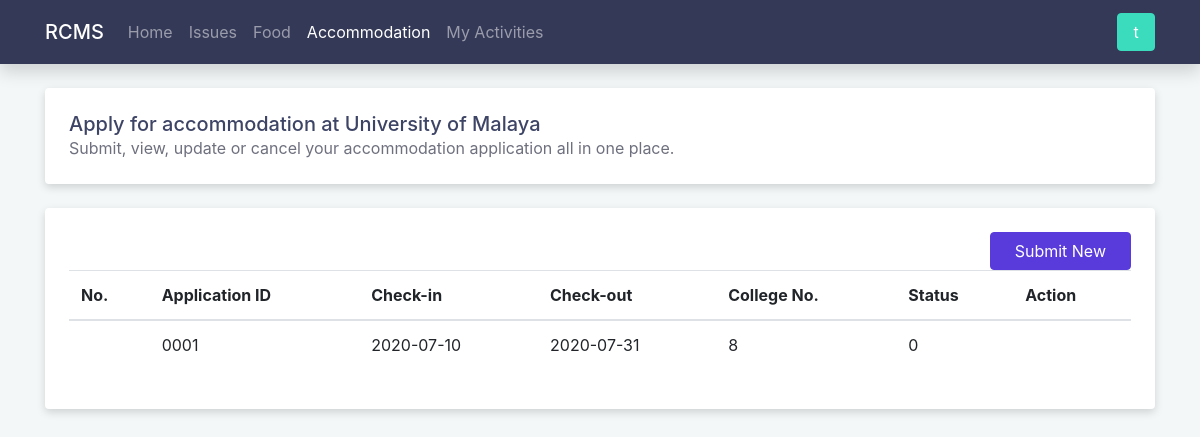
The app's page /accommodation (signed in), older data.
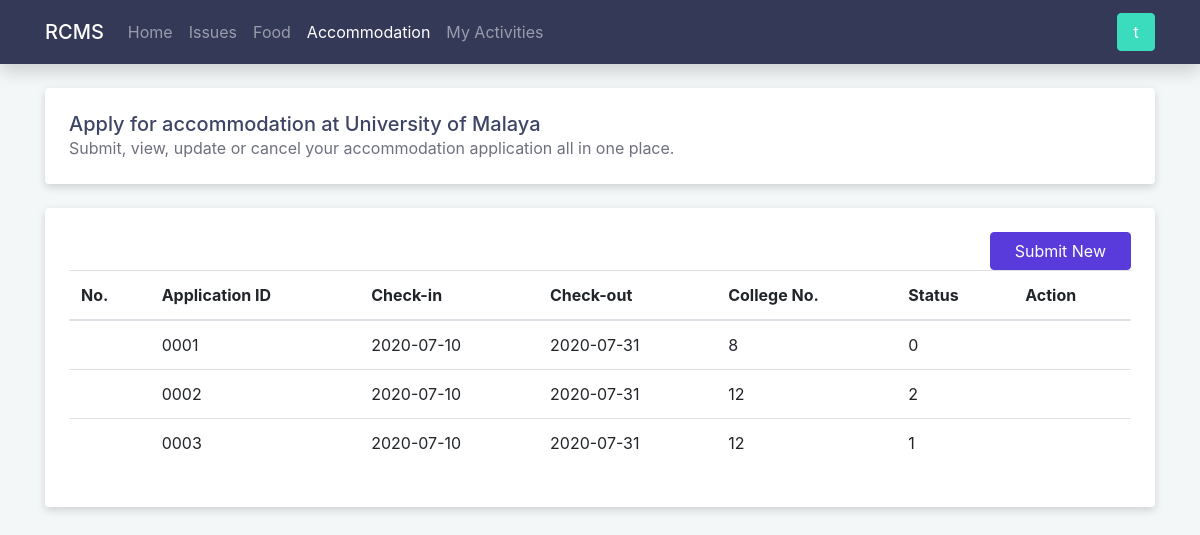
The same page, newer data.
### tables this page shows
CREATE TABLE accommodation
(
    id              INTEGER UNSIGNED AUTO_INCREMENT PRIMARY KEY,
    user_id         INTEGER UNSIGNED NOT NULL,
    check_in_date   DATE             NOT NULL,
    check_out_date  DATE             NOT NULL,
    college_id      TINYINT UNSIGNED NOT NULL,
    purpose         VARCHAR(10000)   NOT NULL,
    supporting_docs VARCHAR(2083),
    status          TINYINT UNSIGNED NOT NULL DEFAULT 0,
    created_at      TIMESTAMP        NOT NULL DEFAULT CURRENT_TIMESTAMP,
    updated_at      TIMESTAMP        NOT NULL DEFAULT CURRENT_TIMESTAMP ON UPDATE CURRENT_TIMESTAMP,
    CHECK ( check_in_date < check_out_date),
    CHECK ( college_id BETWEEN 1 AND 12)
);

### src/models/Database.php (called while the page is built)
<?php
class Database
{
    private ?PDO $connection;
    private string $dbname;
    private string $username;
    private string $password;
    private string $host;
    private string $port;
    private string $charset;
    public function __construct(string $dbname, string $username, string $password, string $host = 'localhost', string $port = '3306', string $charset = 'utf8mb4')
    {
        $this->dbname = $dbname;
        $this->username = $username;
        $this->password = $password;
        $this->host = $host;
        $this->port = $port;
        $this->charset = $charset;
    }
    public function getConnection(): PDO
    {
        if (!isset($this->connection)) {
            $dsn = "mysql:dbname=$this->dbname;host=$this->host;port=$this->port;charset=$this->charset";
            $options = [
                PDO::ATTR_DEFAULT_FETCH_MODE => PDO::FETCH_ASSOC,
                PDO::ATTR_ERRMODE => PDO::ERRMODE_EXCEPTION,
                PDO::ATTR_EMULATE_PREPARES => false,
                PDO::MYSQL_ATTR_FOUND_ROWS => true,
            ];
            try {
                $this->connection = new PDO($dsn, $this->username, $this->password, $options);
            } catch (PDOException $e) {
                throw $e;
            }
        }
        return $this->connection;
    }
    public function closeConnection(): void
    {
        $this->connection = null;
    }
}

### src/models/AccommodationModel.php (called while the page is built, shortened)
<?php
class AccommodationModel
{
    private PDO $connection;
    public function __construct(PDO $connection)
    {
        $this->connection = $connection;
    }
    public function getAllByUserId(int $userId): array
    {
        try {
            $stmt = $this->connection->prepare('SELECT * FROM accommodation WHERE user_id = ?');
            $stmt->execute([$userId]);
            $data = $stmt->fetchAll();
            return $data;
        } catch (PDOException $exception) {
            error_log('AccommodationModel: getAllByUserId: ' . $exception->getMessage() . 'userId: ' . $userId);
            throw $exception;
        }
    }
}

### src/modules/accommodation/accommodation.php (the view, shortened to what this page needs)
<?php
include '../src/templates/header.php';
include '../src/templates/navbar.php';
include '../src/models/AccommodationModel.php';
if (isset($_SESSION['user_id'])) {
    $db = new Database(DATABASE_NAME, DATABASE_USERNAME, DATABASE_PASSWORD);
    $server_err = false;
    try {
        $model = new AccommodationModel($db->getConnection());
        $records = $model->getAllByUserId($_SESSION['user_id']);
    } catch (PDOException $exception) {
        $server_err = true;
    }
}
?>
<main class="container">
    <?php if (isset($_SESSION['user_id'])) : ?>
        <?php if (!$server_err) : ?>
            <div class="card p-4 mb-4">
                <h5 class="text-primary m-0">Apply for accommodation at University of Malaya</h5>
                <p class="text-secondary m-0">Submit, view, update or cancel your accommodation application all in one
                    place.</p>
            </div>
            <div class="card p-4">
                <div>
                    <a href="accommodation/new" type="button" class="btn btn-primary float-none d-block
                   float-md-right px-4 mb-4 mb-md-0">Submit New</a>
                    <table class="table table-responsive-md table-hover w-100 py-3" id="table">
                        <thead>
                        <tr>
                            <th>No.</th>
                            <th>Application ID</th>
                            <th>Check-in</th>
                            <th>Check-out</th>
                            <th>College No.</th>
                            <th>Status</th>
                            <th>Action</th>
                        </tr>
                        </thead>
                        <tbody>
                        <?php foreach ($records as $record): ?>
                            <tr class="clickable">
                                <td></td>
                                <td><?= sprintf( '%04d', $record['id'] ) ?></td>
                                <td><?= $record['check_in_date'] ?></td>
                                <td><?= $record['check_out_date'] ?></td>
                                <td><?= $record['college_id'] ?></td>
                                <td><?= $record['status'] ?></td>
                                <td></td>
                            </tr>
                        <?php endforeach; ?>
                        </tbody>
                    </table>
                </div>
            </div>
        <?php else: include '../src/templates/server_err.php'; endif; ?>
    <?php else : include '../src/templates/acc_req.php'; endif; ?>
</main>
<?php include '../src/templates/footer.php' ?>

### public/index.php (shortened to what this page needs)
<?php
include '../src/models/Database.php';
if (preg_match('/^(\/?|\/(home|activities)\/?)$/i', $_SERVER['REQUEST_URI'])) {
    $GLOBALS['title'] = TITLE_RCMS;
    include '../src/modules/home/home.php';
} elseif (preg_match('/^\/activities\/\d+\/?$/i', $_SERVER['REQUEST_URI'])) {
    $GLOBALS['title'] = TITLE_ACTIVITY;
    include '../src/modules/activity/activity-details.php';
} elseif (preg_match('/^\/my-activities\/?$/i', $_SERVER['REQUEST_URI'])) {
    $GLOBALS['title'] = TITLE_MY_ACTIVITIES;
    include '../src/modules/activity/my-activities.php';
} elseif (preg_match('/^\/issues\/?$/i', $_SERVER['REQUEST_URI'])) {
    $GLOBALS['title'] = TITLE_ISSUES;
    include '../src/modules/issues/issues.php';
} elseif (preg_match('/^\/issues\/\d+\/?$/i', $_SERVER['REQUEST_URI'])) {
    $GLOBALS['title'] = TITLE_ISSUES;
    include '../src/modules/issues/issues-details.php';
}  elseif (preg_match('/^\/issues\/new\/?$/i', $_SERVER['REQUEST_URI'])) {
    $GLOBALS['title'] = TITLE_ISSUES;
    include '../src/modules/issues/issues-new.php';
} elseif (preg_match('/^\/food(\/\d{4}-\d{2}-\d{2})?\/?$/i', $_SERVER['REQUEST_URI'])) {
    $GLOBALS['title'] = TITLE_FOOD;
    include '../src/modules/food/food.php';
} elseif (preg_match('/^\/accommodation\/?$/i', $_SERVER['REQUEST_URI'])) {
    include '../src/modules/accommodation/accommodation.php';
} elseif (preg_match('/^\/accommodation\/\d+\/?$/i', $_SERVER['REQUEST_URI'])) {
    $GLOBALS['title'] = TITLE_ACCOMMODATION;
    include '../src/modules/accommodation/accommodation-details.php';
} elseif (preg_match('/^\/accommodation\/new\/?$/i', $_SERVER['REQUEST_URI'])) {
    $GLOBALS['title'] = TITLE_ACCOMMODATION;
    include '../src/modules/accommodation/accommodation-new.php';
} elseif (preg_match('/^\/profile\/?$/i', $_SERVER['REQUEST_URI'])) {
    $GLOBALS['title'] = TITLE_PROFILE;
    include '../src/modules/profile/profile.php';
} elseif (preg_match('/^\/activate\/[a-f0-9]{32}\/?$/i', $_SERVER['REQUEST_URI'])) {
    $GLOBALS['title'] = TITLE_ACTIVATE;
    include '../src/modules/profile/activate.php';
} elseif (preg_match('/^\/api(\/[^\s\/]+)+\/?$/i', $_SERVER['REQUEST_URI'])) {
    include '../src/api/handler.php';
} else {
    $GLOBALS['title'] = TITLE_NOT_FOUND;
    include '../src/modules/page-not-found.php';
}

### src/templates/header.php (shortened to what this page needs)
<!DOCTYPE html>
<html lang="en">
<head>
    <link rel="stylesheet" href="/assets/css/vendor/bootstrap.css">
    <?php if ($GLOBALS['title'] === TITLE_ACCOMMODATION || $GLOBALS['title'] === TITLE_ISSUES): ?>
    <link rel="stylesheet" href="/assets/css/vendor/datatables.css">
    <?php elseif ($GLOBALS['title'] === TITLE_FOOD): ?>
    <link rel="stylesheet" href="/assets/css/vendor/fullcalendar-core.css">
    <?php endif; ?>
    <link rel="stylesheet" href="/assets/css/custom.css">
</head>
<body>

### src/templates/navbar.php (shortened to what this page needs)
<nav class="navbar navbar-expand-lg fixed-top shadow navbar-dark bg-nav"
     id=<?= NAVBAR_ID_BY_TITLE[$GLOBALS['title']] ?>>
    <div class="container py-1">
        <a class="navbar-brand h1 mb-0" href="/">RCMS</a>
        <div class="collapse navbar-collapse" id="nav-links">
            <div class="navbar-nav mr-auto">
                <a class="nav-item nav-link" id="nav-home" href="/home">Home</a>
                <a class="nav-item nav-link" id="nav-issues" href="/issues">Issues</a>
                <a class="nav-item nav-link" id="nav-food" href="/food">Food</a>
                <a class="nav-item nav-link" id="nav-accommodation" href="/accommodation">Accommodation</a>
                <a class="nav-item nav-link" id="nav-my-activities" href="/my-activities">My Activities</a>
            </div>
            <?php if (isset($_SESSION['user_id'])) : ?>
                <div class="dropdown d-lg-block d-none">
                    <button class="btn btn-secondary btn-profile-sm d-lg-block d-none" type="button"
                            data-toggle="dropdown">
                        <?= $_SESSION['username'][0] ?? 'R' ?>
                    </button>
                </div>
            <?php endif; ?>
        </div>
    </div>
</nav>

### src/templates/footer.php
</body>
</html>

### public/assets/css/custom.css (style rules this page uses)
:root { --background: #F3F7F7; --primary: #593BDB; --primary-dark: #5035C5; --secondary: #3BDBBE; --secondary-dark: #35C5AB; --danger: #FA5C7C; --danger-dark: #E15370; --navbar: #343957; --text-primary: #3D4465; --text-secondary: #6E707E; }
#home #nav-home, #issues #nav-issues, #food #nav-food, #accommodation #nav-accommodation, #my-activities #nav-my-activities, #profile #nav-profile { color: #fff; }
body { background-color: var(--background); }
main { padding-top: 5.5rem; padding-bottom: 3rem; position: relative; }
.clickable { cursor: pointer; }
.bg-nav { background-color: var(--navbar); }
.btn-primary { background-color: var(--primary); border-color: var(--primary); }
.btn-secondary { background-color: var(--secondary); border-color: var(--secondary); }
.btn-profile-sm { min-height: 38px; min-width: 38px; }
.nav-link { cursor: pointer; }
.card { border: 0; transition: 0.3s; box-shadow: 0 0.2rem 0.5rem rgba(0, 0, 0, 0.15); }
.text-primary { color: var(--text-primary) !important; }
.text-secondary { color: var(--text-secondary) !important; }

Row changes from the older to the newer data that the page shows:
added accommodation: id "0002", check_in_date "2020-07-10", check_out_date "2020-07-31", college "12", status "2"
added accommodation: id "0003", check_in_date "2020-07-10", check_out_date "2020-07-31", college "12", status "1"
